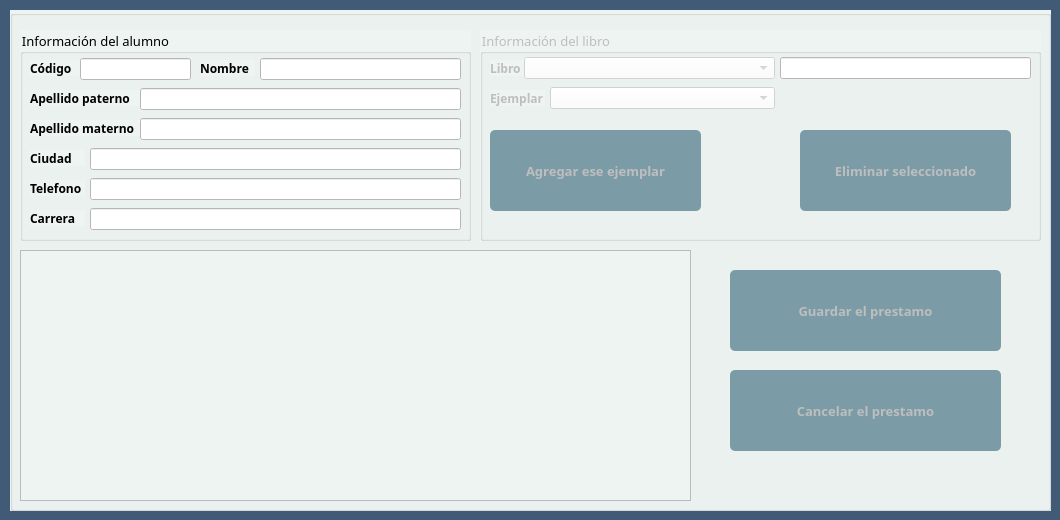
<?xml version="1.0" encoding="UTF-8"?>
<ui version="4.0">
 <class>Loans</class>
 <widget class="QMainWindow" name="Loans">
  <property name="geometry">
   <rect>
    <x>0</x>
    <y>0</y>
    <width>1060</width>
    <height>520</height>
   </rect>
  </property>
  <property name="minimumSize">
   <size>
    <width>1060</width>
    <height>520</height>
   </size>
  </property>
  <property name="maximumSize">
   <size>
    <width>1060</width>
    <height>520</height>
   </size>
  </property>
  <property name="windowTitle">
   <string>Administración de prestamos</string>
  </property>
  <property name="windowIcon">
   <iconset resource="images.qrc">
    <normaloff>:/book-flat.ico</normaloff>:/book-flat.ico</iconset>
  </property>
  <property name="styleSheet">
   <string notr="true">
</string>
  </property>
  <widget class="QWidget" name="centralwidget">
   <widget class="QGroupBox" name="gbMain">
    <property name="geometry">
     <rect>
      <x>10</x>
      <y>10</y>
      <width>1041</width>
      <height>501</height>
     </rect>
    </property>
    <property name="styleSheet">
     <string notr="true">background-color: rgb(238, 244, 242);</string>
    </property>
    <property name="title">
     <string/>
    </property>
    <widget class="QGroupBox" name="gbStudent">
     <property name="geometry">
      <rect>
       <x>10</x>
       <y>20</y>
       <width>451</width>
       <height>211</height>
      </rect>
     </property>
     <property name="font">
      <font>
       <family>Raleway</family>
       <pointsize>10</pointsize>
      </font>
     </property>
     <property name="title">
      <string>Información del alumno</string>
     </property>
     <widget class="QLabel" name="lbCode">
      <property name="geometry">
       <rect>
        <x>10</x>
        <y>30</y>
        <width>55</width>
        <height>16</height>
       </rect>
      </property>
      <property name="font">
       <font>
        <family>Raleway</family>
        <weight>75</weight>
        <bold>true</bold>
       </font>
      </property>
      <property name="text">
       <string>Código</string>
      </property>
     </widget>
     <widget class="QLabel" name="lbName">
      <property name="geometry">
       <rect>
        <x>180</x>
        <y>30</y>
        <width>55</width>
        <height>16</height>
       </rect>
      </property>
      <property name="font">
       <font>
        <family>Raleway</family>
        <weight>75</weight>
        <bold>true</bold>
       </font>
      </property>
      <property name="text">
       <string>Nombre</string>
      </property>
     </widget>
     <widget class="QLabel" name="lbFatherLast">
      <property name="geometry">
       <rect>
        <x>10</x>
        <y>60</y>
        <width>111</width>
        <height>16</height>
       </rect>
      </property>
      <property name="font">
       <font>
        <family>Raleway</family>
        <weight>75</weight>
        <bold>true</bold>
       </font>
      </property>
      <property name="text">
       <string>Apellido paterno</string>
      </property>
     </widget>
     <widget class="QLabel" name="lbMotherLast">
      <property name="geometry">
       <rect>
        <x>10</x>
        <y>90</y>
        <width>111</width>
        <height>16</height>
       </rect>
      </property>
      <property name="font">
       <font>
        <family>Raleway</family>
        <weight>75</weight>
        <bold>true</bold>
       </font>
      </property>
      <property name="text">
       <string>Apellido materno</string>
      </property>
     </widget>
     <widget class="QLabel" name="lbCity">
      <property name="geometry">
       <rect>
        <x>10</x>
        <y>120</y>
        <width>55</width>
        <height>16</height>
       </rect>
      </property>
      <property name="font">
       <font>
        <family>Raleway</family>
        <weight>75</weight>
        <bold>true</bold>
       </font>
      </property>
      <property name="text">
       <string>Ciudad</string>
      </property>
     </widget>
     <widget class="QLabel" name="lbCellphone">
      <property name="geometry">
       <rect>
        <x>10</x>
        <y>150</y>
        <width>55</width>
        <height>16</height>
       </rect>
      </property>
      <property name="font">
       <font>
        <family>Raleway</family>
        <weight>75</weight>
        <bold>true</bold>
       </font>
      </property>
      <property name="text">
       <string>Telefono</string>
      </property>
     </widget>
     <widget class="QLabel" name="lbCareer">
      <property name="geometry">
       <rect>
        <x>10</x>
        <y>180</y>
        <width>55</width>
        <height>16</height>
       </rect>
      </property>
      <property name="font">
       <font>
        <family>Raleway</family>
        <weight>75</weight>
        <bold>true</bold>
       </font>
      </property>
      <property name="text">
       <string>Carrera</string>
      </property>
     </widget>
     <widget class="QLineEdit" name="lneCode">
      <property name="geometry">
       <rect>
        <x>60</x>
        <y>28</y>
        <width>111</width>
        <height>22</height>
       </rect>
      </property>
      <property name="font">
       <font>
        <family>Raleway</family>
        <weight>75</weight>
        <bold>true</bold>
       </font>
      </property>
      <property name="styleSheet">
       <string notr="true">background-color: rgb(255,255,255);</string>
      </property>
      <property name="maxLength">
       <number>10</number>
      </property>
     </widget>
     <widget class="QLineEdit" name="lneName">
      <property name="enabled">
       <bool>false</bool>
      </property>
      <property name="geometry">
       <rect>
        <x>240</x>
        <y>28</y>
        <width>201</width>
        <height>22</height>
       </rect>
      </property>
      <property name="font">
       <font>
        <family>Raleway</family>
        <weight>75</weight>
        <bold>true</bold>
       </font>
      </property>
      <property name="styleSheet">
       <string notr="true">background-color: rgb(255,255,255);</string>
      </property>
     </widget>
     <widget class="QLineEdit" name="lneFatherLast">
      <property name="enabled">
       <bool>false</bool>
      </property>
      <property name="geometry">
       <rect>
        <x>120</x>
        <y>58</y>
        <width>321</width>
        <height>22</height>
       </rect>
      </property>
      <property name="font">
       <font>
        <family>Raleway</family>
        <weight>75</weight>
        <bold>true</bold>
       </font>
      </property>
      <property name="styleSheet">
       <string notr="true">background-color: rgb(255,255,255);</string>
      </property>
     </widget>
     <widget class="QLineEdit" name="lneMotherLast">
      <property name="enabled">
       <bool>false</bool>
      </property>
      <property name="geometry">
       <rect>
        <x>120</x>
        <y>88</y>
        <width>321</width>
        <height>22</height>
       </rect>
      </property>
      <property name="font">
       <font>
        <family>Raleway</family>
        <weight>75</weight>
        <bold>true</bold>
       </font>
      </property>
      <property name="styleSheet">
       <string notr="true">background-color: rgb(255,255,255);</string>
      </property>
     </widget>
     <widget class="QLineEdit" name="lneCity">
      <property name="enabled">
       <bool>false</bool>
      </property>
      <property name="geometry">
       <rect>
        <x>70</x>
        <y>118</y>
        <width>371</width>
        <height>22</height>
       </rect>
      </property>
      <property name="font">
       <font>
        <family>Raleway</family>
        <weight>75</weight>
        <bold>true</bold>
       </font>
      </property>
      <property name="styleSheet">
       <string notr="true">background-color: rgb(255,255,255);</string>
      </property>
     </widget>
     <widget class="QLineEdit" name="lneCellphone">
      <property name="enabled">
       <bool>false</bool>
      </property>
      <property name="geometry">
       <rect>
        <x>70</x>
        <y>148</y>
        <width>371</width>
        <height>22</height>
       </rect>
      </property>
      <property name="font">
       <font>
        <family>Raleway</family>
        <weight>75</weight>
        <bold>true</bold>
       </font>
      </property>
      <property name="styleSheet">
       <string notr="true">background-color: rgb(255,255,255);</string>
      </property>
     </widget>
     <widget class="QLineEdit" name="lneCareer">
      <property name="enabled">
       <bool>false</bool>
      </property>
      <property name="geometry">
       <rect>
        <x>70</x>
        <y>178</y>
        <width>371</width>
        <height>22</height>
       </rect>
      </property>
      <property name="font">
       <font>
        <family>Raleway</family>
        <weight>75</weight>
        <bold>true</bold>
       </font>
      </property>
      <property name="styleSheet">
       <string notr="true">background-color: rgb(255,255,255);</string>
      </property>
     </widget>
    </widget>
    <widget class="QGroupBox" name="gbBook">
     <property name="enabled">
      <bool>false</bool>
     </property>
     <property name="geometry">
      <rect>
       <x>470</x>
       <y>20</y>
       <width>561</width>
       <height>211</height>
      </rect>
     </property>
     <property name="font">
      <font>
       <family>Raleway</family>
       <pointsize>10</pointsize>
      </font>
     </property>
     <property name="title">
      <string>Información del libro</string>
     </property>
     <widget class="QLabel" name="lbBook">
      <property name="geometry">
       <rect>
        <x>10</x>
        <y>30</y>
        <width>55</width>
        <height>16</height>
       </rect>
      </property>
      <property name="font">
       <font>
        <family>Raleway</family>
        <weight>75</weight>
        <bold>true</bold>
       </font>
      </property>
      <property name="text">
       <string>Libro</string>
      </property>
     </widget>
     <widget class="QComboBox" name="cboBook">
      <property name="geometry">
       <rect>
        <x>44</x>
        <y>27</y>
        <width>251</width>
        <height>22</height>
       </rect>
      </property>
      <property name="font">
       <font>
        <family>Raleway</family>
       </font>
      </property>
      <property name="styleSheet">
       <string notr="true">background-color: rgb(255, 255, 255);</string>
      </property>
     </widget>
     <widget class="QLineEdit" name="lneBook">
      <property name="geometry">
       <rect>
        <x>300</x>
        <y>27</y>
        <width>251</width>
        <height>22</height>
       </rect>
      </property>
      <property name="font">
       <font>
        <family>Raleway</family>
       </font>
      </property>
      <property name="styleSheet">
       <string notr="true">background-color: rgb(255, 255, 255);</string>
      </property>
      <property name="maxLength">
       <number>100</number>
      </property>
     </widget>
     <widget class="QComboBox" name="cboExistence">
      <property name="geometry">
       <rect>
        <x>70</x>
        <y>57</y>
        <width>225</width>
        <height>22</height>
       </rect>
      </property>
      <property name="font">
       <font>
        <family>Raleway</family>
       </font>
      </property>
      <property name="styleSheet">
       <string notr="true">background-color: rgb(255, 255, 255);</string>
      </property>
     </widget>
     <widget class="QLabel" name="lbExistence">
      <property name="geometry">
       <rect>
        <x>10</x>
        <y>60</y>
        <width>55</width>
        <height>16</height>
       </rect>
      </property>
      <property name="font">
       <font>
        <family>Raleway</family>
        <weight>75</weight>
        <bold>true</bold>
       </font>
      </property>
      <property name="text">
       <string>Ejemplar</string>
      </property>
     </widget>
     <widget class="QPushButton" name="pbPushExistence">
      <property name="geometry">
       <rect>
        <x>10</x>
        <y>100</y>
        <width>211</width>
        <height>81</height>
       </rect>
      </property>
      <property name="font">
       <font>
        <family>Raleway</family>
        <pointsize>10</pointsize>
        <weight>75</weight>
        <bold>true</bold>
       </font>
      </property>
      <property name="styleSheet">
       <string notr="true">QPushButton#pbPushExistence {
background-color: rgb(123, 155, 166);
border-radius: 5px;
 }

 QPushButton#pbPushExistence:hover {
background-color: rgb(65, 91, 118);
color:  rgb(255, 255, 255);
 }</string>
      </property>
      <property name="text">
       <string>Agregar ese ejemplar</string>
      </property>
     </widget>
     <widget class="QPushButton" name="pbPopExistence">
      <property name="geometry">
       <rect>
        <x>320</x>
        <y>100</y>
        <width>211</width>
        <height>81</height>
       </rect>
      </property>
      <property name="font">
       <font>
        <family>Raleway</family>
        <pointsize>10</pointsize>
        <weight>75</weight>
        <bold>true</bold>
       </font>
      </property>
      <property name="styleSheet">
       <string notr="true">QPushButton#pbPopExistence {
background-color: rgb(123, 155, 166);
border-radius: 5px;
 }

 QPushButton#pbPopExistence:hover {
background-color: rgb(65, 91, 118);
color:  rgb(255, 255, 255);
 }</string>
      </property>
      <property name="text">
       <string>Eliminar seleccionado</string>
      </property>
     </widget>
     <zorder>lbBook</zorder>
     <zorder>cboBook</zorder>
     <zorder>lneBook</zorder>
     <zorder>lbExistence</zorder>
     <zorder>cboExistence</zorder>
     <zorder>pbPushExistence</zorder>
     <zorder>pbPopExistence</zorder>
    </widget>
    <widget class="QTableWidget" name="twBook">
     <property name="geometry">
      <rect>
       <x>10</x>
       <y>240</y>
       <width>671</width>
       <height>251</height>
      </rect>
     </property>
     <property name="font">
      <font>
       <family>Raleway</family>
       <pointsize>9</pointsize>
      </font>
     </property>
    </widget>
    <widget class="QPushButton" name="pbInsertLoan">
     <property name="enabled">
      <bool>false</bool>
     </property>
     <property name="geometry">
      <rect>
       <x>720</x>
       <y>260</y>
       <width>271</width>
       <height>81</height>
      </rect>
     </property>
     <property name="font">
      <font>
       <family>Raleway</family>
       <pointsize>10</pointsize>
       <weight>75</weight>
       <bold>true</bold>
      </font>
     </property>
     <property name="styleSheet">
      <string notr="true">QPushButton#pbInsertLoan {
background-color: rgb(123, 155, 166);
border-radius: 5px;
 }

 QPushButton#pbInsertLoan:hover {
background-color: rgb(65, 91, 118);
color:  rgb(255, 255, 255);
 }</string>
     </property>
     <property name="text">
      <string>Guardar el prestamo</string>
     </property>
    </widget>
    <widget class="QPushButton" name="pbCancelLoan">
     <property name="enabled">
      <bool>false</bool>
     </property>
     <property name="geometry">
      <rect>
       <x>720</x>
       <y>360</y>
       <width>271</width>
       <height>81</height>
      </rect>
     </property>
     <property name="font">
      <font>
       <family>Raleway</family>
       <pointsize>10</pointsize>
       <weight>75</weight>
       <bold>true</bold>
      </font>
     </property>
     <property name="styleSheet">
      <string notr="true">QPushButton#pbCancelLoan {
background-color: rgb(123, 155, 166);
border-radius: 5px;
 }

 QPushButton#pbCancelLoan:hover {
background-color: rgb(65, 91, 118);
color:  rgb(255, 255, 255);
 }</string>
     </property>
     <property name="text">
      <string>Cancelar el prestamo</string>
     </property>
    </widget>
   </widget>
   <widget class="QLabel" name="label">
    <property name="geometry">
     <rect>
      <x>-6</x>
      <y>-5</y>
      <width>1071</width>
      <height>621</height>
     </rect>
    </property>
    <property name="styleSheet">
     <string notr="true">background-color: rgb(65, 91, 118);
</string>
    </property>
    <property name="text">
     <string/>
    </property>
   </widget>
   <zorder>label</zorder>
   <zorder>gbMain</zorder>
  </widget>
 </widget>
 <resources>
  <include location="images.qrc"/>
 </resources>
 <connections/>
</ui>
